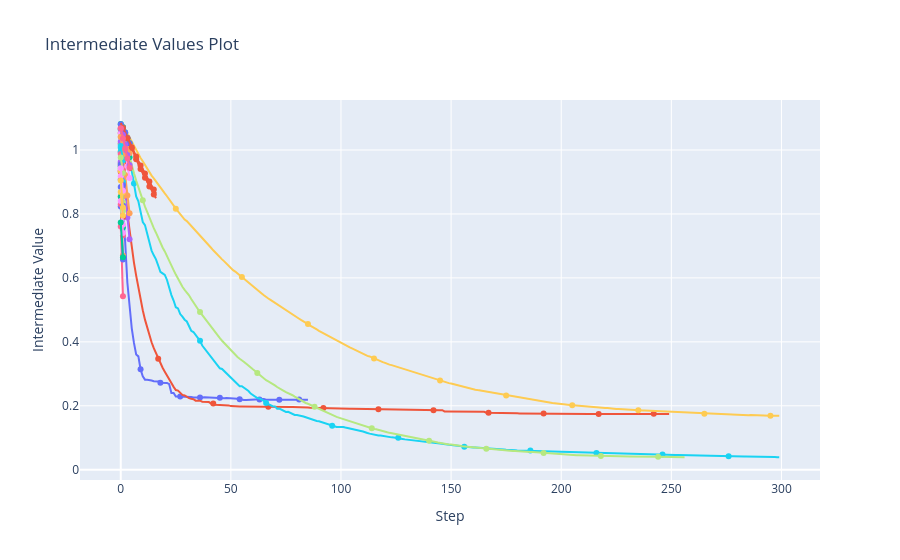

Here is the notebook cell this chart was saved with:
### Code cell
from optuna.visualization import plot_intermediate_values

# 1. Plot intermediate values during the trials
plot_intermediate_values(study).show()

### Figure 1 — Plotly figure (JSON) as saved in the notebook; plotly's stock layout.template omitted (floating-point values rounded to 4 significant figures; data arrays with more than 128 entries replaced by an {"elided": "..."} marker saying what was removed)
{"data": [{"marker": {"maxdisplayed": 10}, "mode": "lines+markers", "name": "Trial0", "type": "scatter", "x": [0, 1, 2, 3, 4, 5, 6, 7, 8, 9, 10, 11, 12, 13, 14, 15, 16, 17, 18, 19, 20, 21, 22, 23, 24, 25, 26, 27, 28, 29, 30, 31, 32, 33, 34, 35, 36, 37, 38, 39, 40, 41, 42, 43, 44, 45, 46, 47, 48, 49, 50, 51, 52, 53, 54, 55, 56, 57, 58, 59, 60, 61, 62, 63, 64, 65, 66, 67, 68, 69, 70, 71, 72, 73, 74, 75, 76, 77, 78, 79, 80, 81, 82, 83, 84, 85], "y": [0.8841, 0.7934, 0.7133, 0.5855, 0.5134, 0.4423, 0.3966, 0.3604, 0.3546, 0.3145, 0.2921, 0.2817, 0.2814, 0.2809, 0.2793, 0.277, 0.2771, 0.2762, 0.2723, 0.2714, 0.2712, 0.2714, 0.2675, 0.24, 0.2398, 0.229, 0.2288, 0.2289, 0.2287, 0.2289, 0.2289, 0.2282, 0.2273, 0.2262, 0.2257, 0.2258, 0.2259, 0.2261, 0.2266, 0.2261, 0.2261, 0.2256, 0.2252, 0.2263, 0.2256, 0.225, 0.223, 0.2238, 0.2243, 0.2241, 0.2244, 0.222, 0.2226, 0.2219, 0.2205, 0.2182, 0.2178, 0.2179, 0.2184, 0.2183, 0.2184, 0.2187, 0.2198, 0.2198, 0.2201, 0.221, 0.2191, 0.2192, 0.2194, 0.219, 0.2189, 0.2193, 0.2186, 0.218, 0.2189, 0.2196, 0.2183, 0.2185, 0.2187, 0.219, 0.2193, 0.2196, 0.2197, 0.219, 0.2189, 0.2187]}, {"marker": {"maxdisplayed": 10}, "mode": "lines+markers", "name": "Trial1", "type": "scatter", "x": {"elided": "250 int values"}, "y": {"elided": "250 float values"}}, {"marker": {"maxdisplayed": 10}, "mode": "lines+markers", "name": "Trial2", "type": "scatter", "x": [0, 1], "y": [0.949, 0.8812]}, {"marker": {"maxdisplayed": 10}, "mode": "lines+markers", "name": "Trial3", "type": "scatter", "x": [0, 1, 2, 3, 4], "y": [0.9919, 0.9444, 0.866, 0.7892, 0.7206]}, {"marker": {"maxdisplayed": 10}, "mode": "lines+markers", "name": "Trial4", "type": "scatter", "x": [0, 1], "y": [0.8542, 0.6702]}, {"marker": {"maxdisplayed": 10}, "mode": "lines+markers", "name": "Trial5", "type": "scatter", "x": {"elided": "300 int values"}, "y": {"elided": "300 float values"}}, {"marker": {"maxdisplayed": 10}, "mode": "lines+markers", "name": "Trial6", "type": "scatter", "x": [0, 1], "y": [0.7611, 0.5428]}, {"marker": {"maxdisplayed": 10}, "mode": "lines+markers", "name": "Trial7", "type": "scatter", "x": {"elided": "257 int values"}, "y": {"elided": "257 float values"}}, {"marker": {"maxdisplayed": 10}, "mode": "lines+markers", "name": "Trial8", "type": "scatter", "x": [0, 1], "y": [0.9314, 0.8606]}, {"marker": {"maxdisplayed": 10}, "mode": "lines+markers", "name": "Trial9", "type": "scatter", "x": [0, 1], "y": [0.9965, 0.948]}, {"marker": {"maxdisplayed": 10}, "mode": "lines+markers", "name": "Trial10", "type": "scatter", "x": [0, 1], "y": [0.8232, 0.6576]}, {"marker": {"maxdisplayed": 10}, "mode": "lines+markers", "name": "Trial11", "type": "scatter", "x": [0, 1], "y": [0.932, 0.7906]}, {"marker": {"maxdisplayed": 10}, "mode": "lines+markers", "name": "Trial12", "type": "scatter", "x": [0, 1], "y": [0.8538, 0.7576]}, {"marker": {"maxdisplayed": 10}, "mode": "lines+markers", "name": "Trial13", "type": "scatter", "x": [0, 1], "y": [0.9596, 0.8987]}, {"marker": {"maxdisplayed": 10}, "mode": "lines+markers", "name": "Trial14", "type": "scatter", "x": [0, 1], "y": [0.9512, 0.8548]}, {"marker": {"maxdisplayed": 10}, "mode": "lines+markers", "name": "Trial15", "type": "scatter", "x": [0, 1], "y": [1.019, 0.9447]}, {"marker": {"maxdisplayed": 10}, "mode": "lines+markers", "name": "Trial16", "type": "scatter", "x": [0, 1], "y": [0.8301, 0.7333]}, {"marker": {"maxdisplayed": 10}, "mode": "lines+markers", "name": "Trial17", "type": "scatter", "x": [0, 1], "y": [0.9578, 0.8364]}, {"marker": {"maxdisplayed": 10}, "mode": "lines+markers", "name": "Trial18", "type": "scatter", "x": [0, 1], "y": [0.8405, 0.7408]}, {"marker": {"maxdisplayed": 10}, "mode": "lines+markers", "name": "Trial19", "type": "scatter", "x": {"elided": "300 int values"}, "y": {"elided": "300 float values"}}, {"marker": {"maxdisplayed": 10}, "mode": "lines+markers", "name": "Trial20", "type": "scatter", "x": [0, 1], "y": [0.9074, 0.8254]}, {"marker": {"maxdisplayed": 10}, "mode": "lines+markers", "name": "Trial21", "type": "scatter", "x": [0, 1, 2, 3, 4], "y": [1.053, 1.032, 1.008, 0.959, 0.9432]}, {"marker": {"maxdisplayed": 10}, "mode": "lines+markers", "name": "Trial22", "type": "scatter", "x": [0, 1, 2, 3, 4], "y": [1.064, 1.047, 1.029, 0.9914, 0.9772]}, {"marker": {"maxdisplayed": 10}, "mode": "lines+markers", "name": "Trial23", "type": "scatter", "x": [0, 1], "y": [0.9632, 0.9056]}, {"marker": {"maxdisplayed": 10}, "mode": "lines+markers", "name": "Trial24", "type": "scatter", "x": [0, 1, 2, 3, 4], "y": [1.02, 0.9819, 0.9216, 0.8578, 0.8024]}, {"marker": {"maxdisplayed": 10}, "mode": "lines+markers", "name": "Trial25", "type": "scatter", "x": [0, 1], "y": [0.9942, 0.9001]}, {"marker": {"maxdisplayed": 10}, "mode": "lines+markers", "name": "Trial26", "type": "scatter", "x": [0, 1], "y": [0.9367, 0.8686]}, {"marker": {"maxdisplayed": 10}, "mode": "lines+markers", "name": "Trial27", "type": "scatter", "x": [0, 1], "y": [0.9429, 0.8094]}, {"marker": {"maxdisplayed": 10}, "mode": "lines+markers", "name": "Trial28", "type": "scatter", "x": [0, 1, 2, 3, 4], "y": [1.052, 1.031, 0.991, 0.9494, 0.9126]}, {"marker": {"maxdisplayed": 10}, "mode": "lines+markers", "name": "Trial29", "type": "scatter", "x": [0, 1], "y": [0.9346, 0.8678]}, {"marker": {"maxdisplayed": 10}, "mode": "lines+markers", "name": "Trial30", "type": "scatter", "x": [0, 1], "y": [0.9549, 0.8904]}, {"marker": {"maxdisplayed": 10}, "mode": "lines+markers", "name": "Trial31", "type": "scatter", "x": [0, 1, 2, 3, 4, 5, 6, 7, 8, 9, 10, 11, 12, 13, 14, 15, 16], "y": [1.081, 1.071, 1.055, 1.038, 1.022, 1.004, 0.9875, 0.9711, 0.9556, 0.9406, 0.9278, 0.9128, 0.9, 0.8858, 0.8721, 0.8612, 0.8491]}, {"marker": {"maxdisplayed": 10}, "mode": "lines+markers", "name": "Trial32", "type": "scatter", "x": [0, 1, 2, 3, 4], "y": [1.081, 1.071, 1.054, 1.037, 1.021]}, {"marker": {"maxdisplayed": 10}, "mode": "lines+markers", "name": "Trial33", "type": "scatter", "x": [0, 1], "y": [1.027, 0.9899]}, {"marker": {"maxdisplayed": 10}, "mode": "lines+markers", "name": "Trial34", "type": "scatter", "x": [0, 1, 2, 3, 4], "y": [1.069, 1.054, 1.037, 1.004, 0.9902]}, {"marker": {"maxdisplayed": 10}, "mode": "lines+markers", "name": "Trial35", "type": "scatter", "x": [0, 1], "y": [1.007, 0.9678]}, {"marker": {"maxdisplayed": 10}, "mode": "lines+markers", "name": "Trial36", "type": "scatter", "x": [0, 1], "y": [0.9878, 0.9354]}, {"marker": {"maxdisplayed": 10}, "mode": "lines+markers", "name": "Trial37", "type": "scatter", "x": [0, 1], "y": [1.041, 1.011]}, {"marker": {"maxdisplayed": 10}, "mode": "lines+markers", "name": "Trial38", "type": "scatter", "x": [0, 1], "y": [0.9182, 0.7664]}, {"marker": {"maxdisplayed": 10}, "mode": "lines+markers", "name": "Trial39", "type": "scatter", "x": [0, 1], "y": [0.8684, 0.7951]}, {"marker": {"maxdisplayed": 10}, "mode": "lines+markers", "name": "Trial40", "type": "scatter", "x": [0, 1, 2, 3, 4], "y": [1.081, 1.068, 1.055, 1.038, 1.021]}, {"marker": {"maxdisplayed": 10}, "mode": "lines+markers", "name": "Trial41", "type": "scatter", "x": [0, 1, 2, 3, 4, 5, 6, 7, 8, 9, 10, 11, 12, 13, 14, 15, 16], "y": [1.084, 1.069, 1.053, 1.037, 1.023, 1.008, 0.9939, 0.9799, 0.966, 0.9518, 0.9398, 0.9265, 0.9139, 0.9012, 0.8886, 0.8762, 0.8639]}, {"marker": {"maxdisplayed": 10}, "mode": "lines+markers", "name": "Trial42", "type": "scatter", "x": [0, 1], "y": [0.7736, 0.6649]}, {"marker": {"maxdisplayed": 10}, "mode": "lines+markers", "name": "Trial43", "type": "scatter", "x": [0, 1, 2, 3, 4], "y": [1.066, 1.048, 1.017, 0.9842, 0.9529]}, {"marker": {"maxdisplayed": 10}, "mode": "lines+markers", "name": "Trial44", "type": "scatter", "x": [0, 1], "y": [1.041, 0.9836]}, {"marker": {"maxdisplayed": 10}, "mode": "lines+markers", "name": "Trial45", "type": "scatter", "x": [0, 1], "y": [1.012, 0.9701]}, {"marker": {"maxdisplayed": 10}, "mode": "lines+markers", "name": "Trial46", "type": "scatter", "x": [0, 1, 2, 3, 4], "y": [1.068, 1.036, 1.005, 0.9734, 0.9447]}, {"marker": {"maxdisplayed": 10}, "mode": "lines+markers", "name": "Trial47", "type": "scatter", "x": [0, 1], "y": [0.9766, 0.9282]}, {"marker": {"maxdisplayed": 10}, "mode": "lines+markers", "name": "Trial48", "type": "scatter", "x": [0, 1], "y": [0.9428, 0.8729]}, {"marker": {"maxdisplayed": 10}, "mode": "lines+markers", "name": "Trial49", "type": "scatter", "x": [0, 1], "y": [0.9043, 0.8199]}], "layout": {"showlegend": false, "title": {"text": "Intermediate Values Plot"}, "xaxis": {"title": {"text": "Step"}}, "yaxis": {"title": {"text": "Intermediate Value"}}}}
